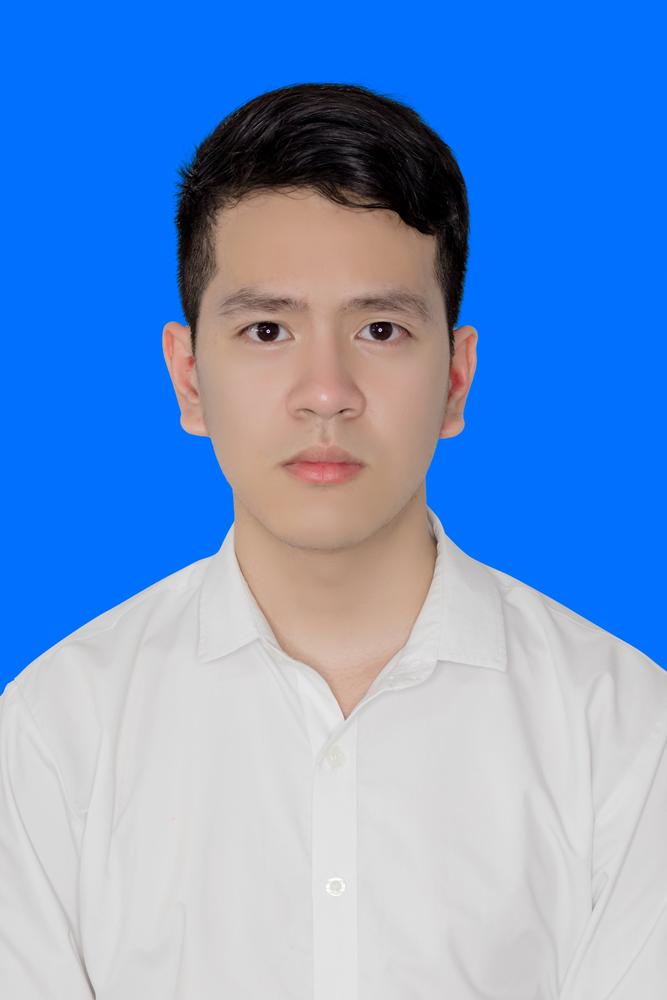
#> input picture Assets/Image/Test3.png, 667 x 1000 px, shrunk from 2146 x 3218 before the run
$ python ButterworthHigh.py
#> lines starting #> are read from the running program, lines starting #| are printed output that depends on the picture
import numpy as np
import cv2
import matplotlib.pyplot as plt

# Đọc ảnh đầu vào
input_image = cv2.imread('Assets/Image/Test3.png', cv2.IMREAD_GRAYSCALE)
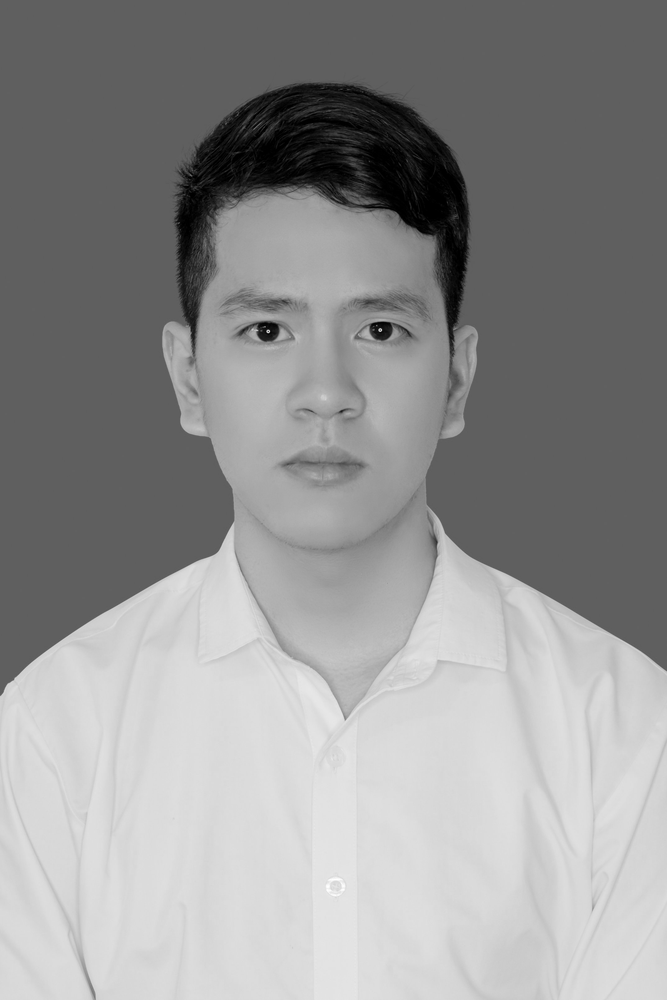
#> input_image: shape (1000, 667); min 0, max 255, mean 146.6
M, N = input_image.shape
#> M = 1000; N = 667

# Bước 1: Chuyển kích thước ảnh
P, Q = 2 * M, 2 * N
#> P = 2000; Q = 1334
fp = np.zeros((P, Q), dtype=np.float32)
fp[:M, :N] = input_image
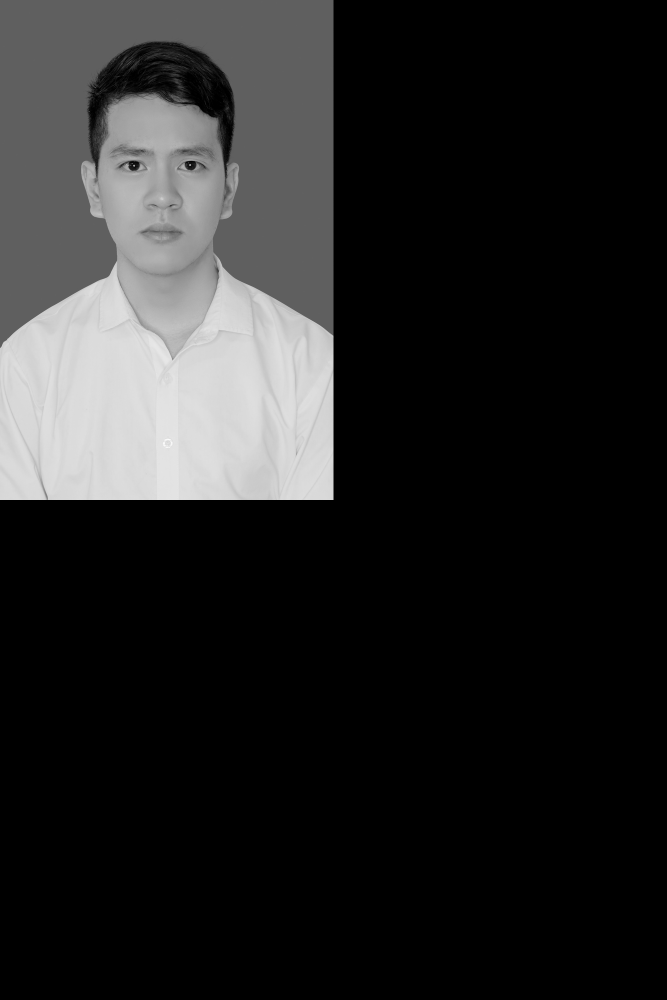
#> fp: shape (2000, 1334) float32 (shown at 1/2 size); min 0, max 255, mean 36.6

# Bước 2: Tạo ảnh mới Fp
Fp = np.multiply(fp, (-1) ** np.add.outer(np.arange(P), np.arange(Q)))
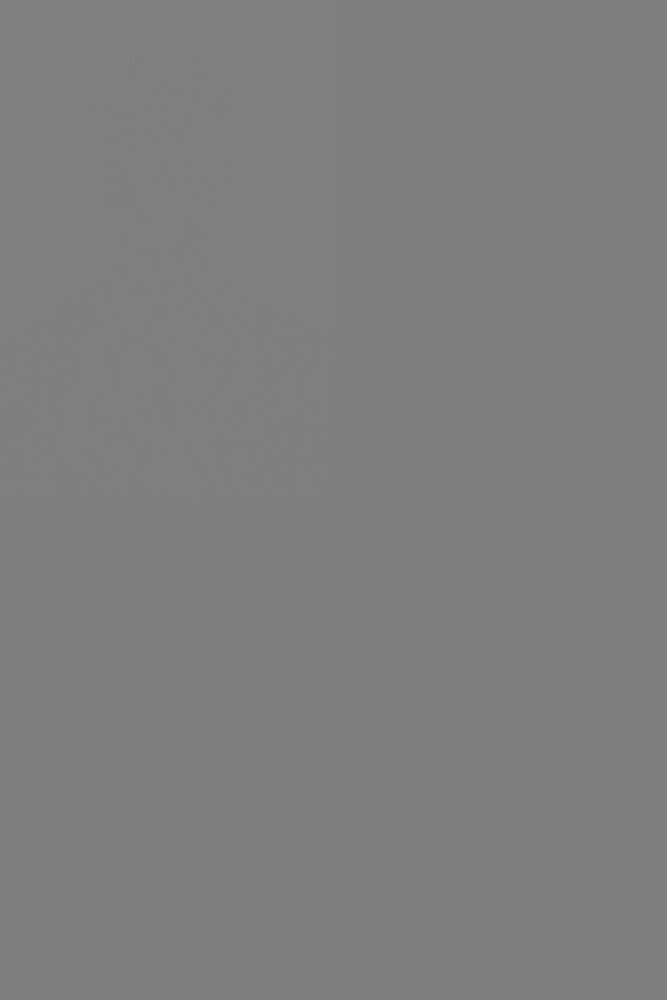
#> Fp: shape (2000, 1334) float64 (shown at 1/2 size); min -255, max 255, mean 0; drawn with min black and max white

# Bước 3: Tính DFT của Fp
F = np.fft.fft2(Fp)

# Bước 4: Tạo bộ lọc Butterworth thông cao
D0 = 100  # Thay đổi D0 theo ý muốn
n = 2     # Thay đổi n theo ý muốn
u = np.arange(P)
#> u = 2000 values from 0 to 1999
v = np.arange(Q)
#> v = 1334 values from 0 to 1333
U, V = np.meshgrid(u, v)
U = U - P/2
V = V - Q/2
D = np.sqrt(U**2 + V**2)
H = 1 / (1 + (D0 / D) ** (2 * n))

# Bước 5: Áp dụng bộ lọc thông cao
G = np.multiply(F, H.T)


# Bước 6: Biến đổi ngược IDFT của G
gp = np.real(np.fft.ifft2(G))
gp = np.multiply(gp, (-1) ** np.add.outer(np.arange(P), np.arange(Q)))
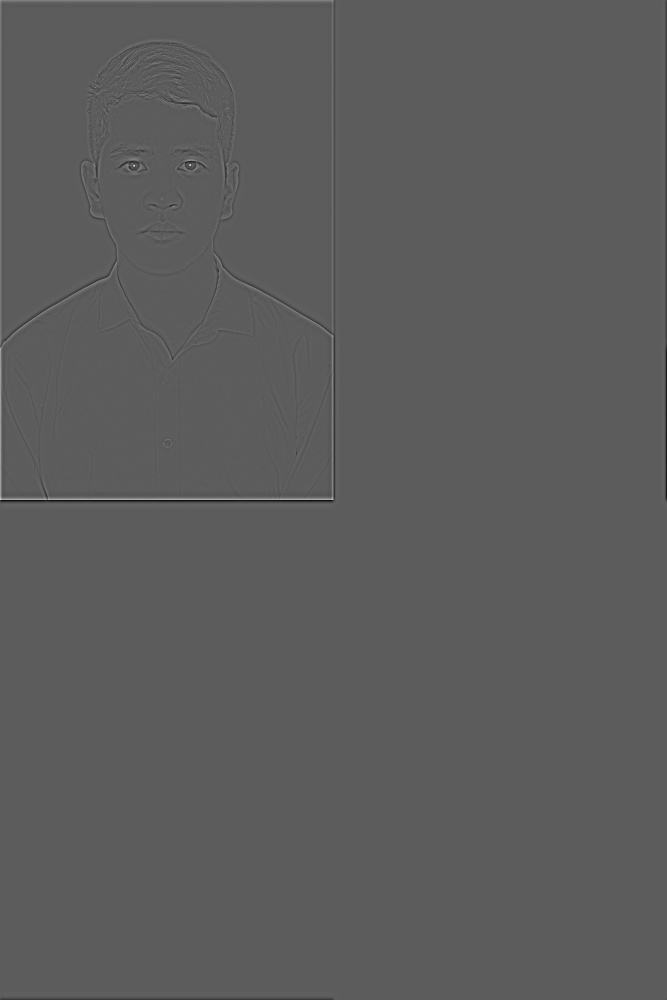
#> gp: shape (2000, 1334) float64 (shown at 1/2 size); min -100.9, max 176.5, mean 0; drawn with min black and max white

# Bước 7: Lấy vùng MxN từ ảnh gp
g = gp[:M, :N]
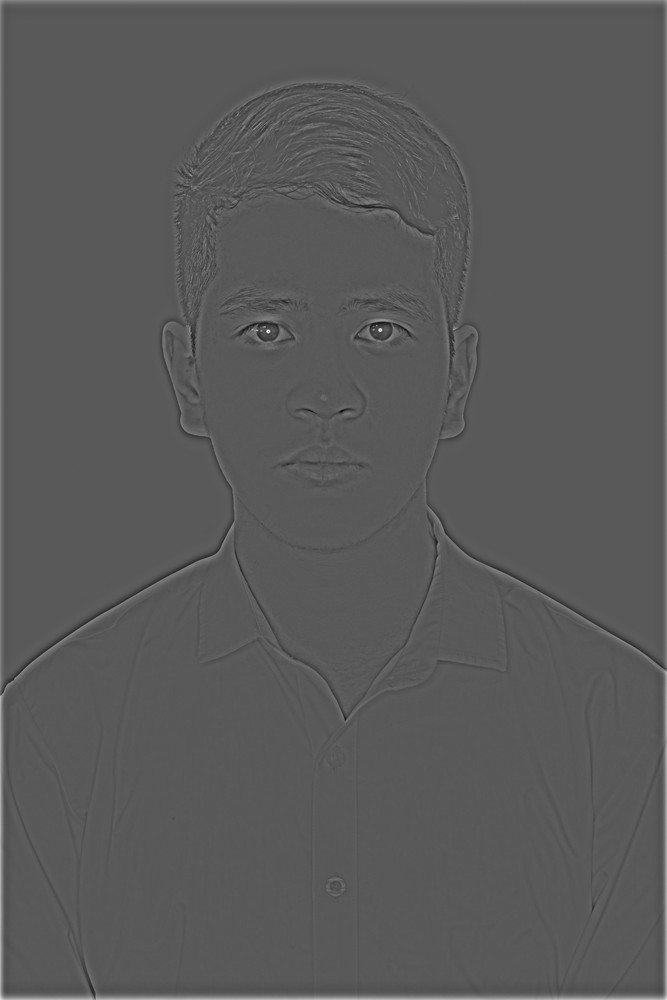
#> g: shape (1000, 667) float64; min -94.92, max 176.5, mean 0.6; drawn with min black and max white

# Hiển thị ảnh đầu ra bằng matplotlib
plt.subplot(121), plt.imshow(input_image, cmap='gray'), plt.title('Ảnh đầu vào')
plt.subplot(122), plt.imshow(g, cmap='gray'), plt.title('Ảnh đầu ra')
plt.show()

$ run again, with Assets/Image/Test1.png copied over Assets/Image/Test3.png
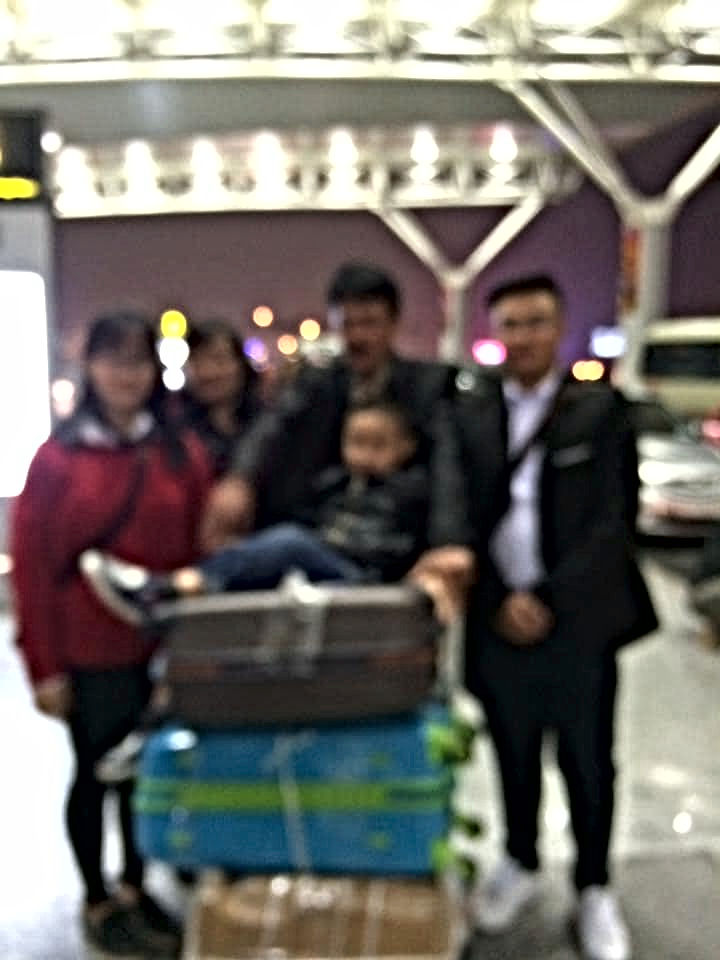
#> input picture Assets/Image/Test1.png, 720 x 960 px
#> `fp[:M, :N] = input_image`:
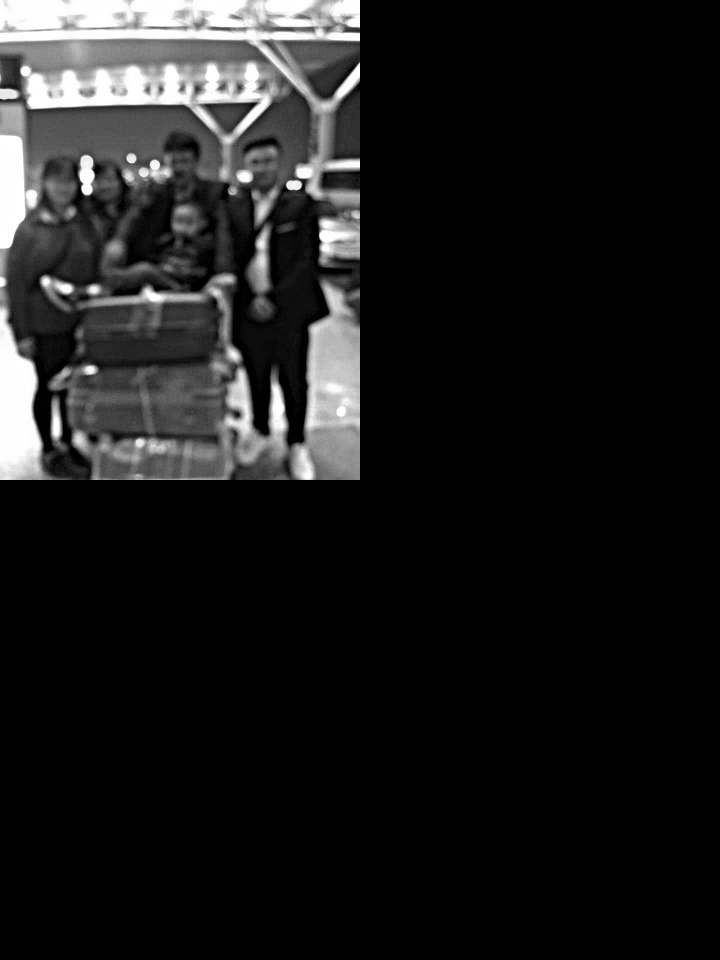
#> fp: shape (1920, 1440) float32 (shown at 1/2 size); min 0, max 255, mean 27.1
#> `g = gp[:M, :N]`:
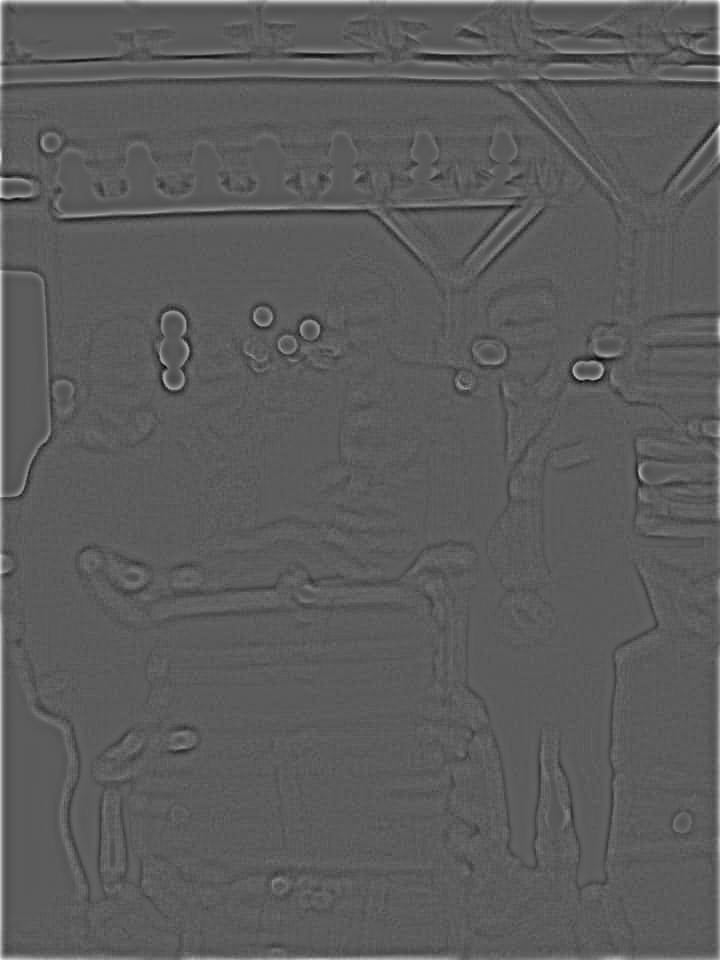
#> g: shape (960, 720) float64; min -97.08, max 172.3, mean 0.8; drawn with min black and max white
